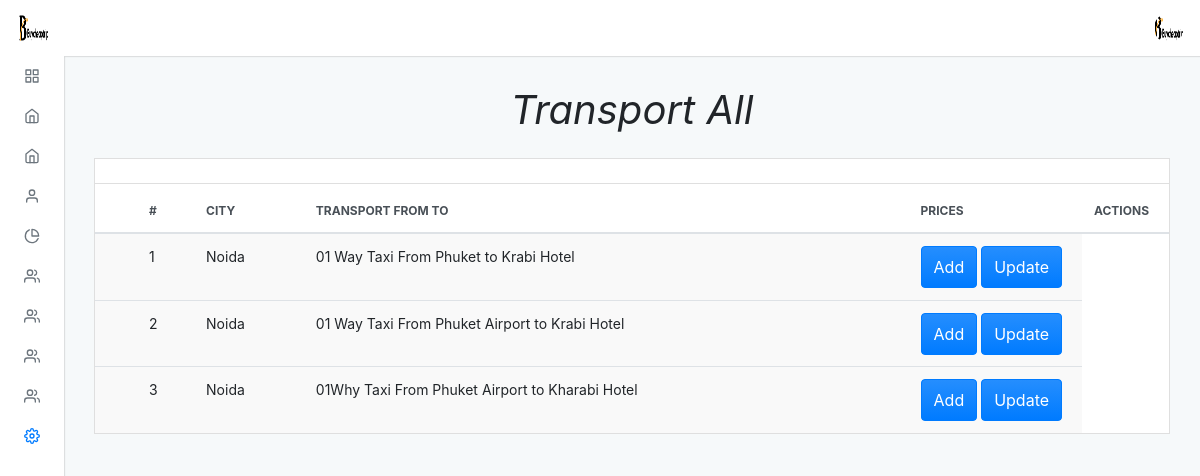
The app's page /admin/default/transport_all.php (signed in) with its own data.
### tables this page shows
CREATE TABLE `transport` (
  `trans_id` int(11) NOT NULL,
  `transport_name` varchar(150) NOT NULL,
  `prices` double NOT NULL,
  `tcity_id` int(11) NOT NULL
);

CREATE TABLE `cities` (
  `city_id` int(11) NOT NULL,
  `city_name` varchar(100) NOT NULL
);

### admin/default/transport_all.php (the view, shortened to what this page needs)
<?php
include "../../connection.php";
?>
<?php $page = "setting";
include("./incluede/header.php") ?>
<div class="adminx-content">
    <div class="adminx-main-content">
        <div class="container-fluid">
            <div class="pb-3">
                <h1><b><i>Transport All</i></b></h1>
            </div>
            <div class="row">
                <div class="col">
                    <div class="card mb-grid">
                        <div class="card-header d-flex justify-content-between align-items-center">
                        </div>
                        <div class="table-responsive-md">
                            <table class="table table-actions table-striped table-hover mb-0">
                                <thead>
                                    <tr>
                                        <th scope="col">
                                            <label class="custom-control custom-checkbox m-0 p-0">
                                            </label>
                                        </th>
                                        <th scope="col">#</th>
                                        <th scope="col">City</th>
                                        <th scope="col">Transport From To</th>
                                        <th scope="col">Prices</th>
                                        <th scope="col">Actions</th>
                                    </tr>
                                </thead>
                                <tbody>
                                    <?php
                                    $query = "SELECT transport.trans_id, transport.transport_name,transport.prices,transport.tcity_id,cities.city_name
                                    FROM transport
                                    JOIN cities ON transport.tcity_id = cities.city_id
                                    ORDER BY cities.city_name ASC";
                                    $res = mysqli_query($conn, $query);
                                    $a = 1;
                                    while ($row = mysqli_fetch_assoc($res)) {
                                    ?>
                                        <tr>
                                            <th scope="row">
                                                <label class="custom-control custom-checkbox m-0 p-0">
                                                </label>
                                            </th>
                                            <td><?php echo $a ?></td>
                                            <td><?php echo $row['city_name'] ?></td>
                                            <td><?php echo $row['transport_name'] ?></td>
                                            <td>
                                                <a href="transport_add"><button type="button" class="btn btn-primary waves-effect waves-light add">Add</button></a>
                                               <a href="transport_update?trans_id=<?php echo $row['trans_id']; ?>"><button type="button" class="btn btn-primary waves-effect waves-light add">Update</button></a>
                                            </td>
                                        <tr>
                                        <?php
                                        ++$a;
                                    }
                                        ?>
                                        <?php include("./incluede/footer.php") ?>

### admin/default/incluede/header.php (shortened to what this page needs)
<!DOCTYPE html>
<html lang="en">
<head>
  <link rel="stylesheet" type="text/css" href="./dist/css/adminx.css" media="screen" />
</head>
<body class=" virat">
  <div class="adminx-container">
    <?php
    $query = "select * from admin_login";
    $result = mysqli_query($conn, $query);
    while ($row = mysqli_fetch_assoc($result)) {
    ?>
      <nav class="navbar navbar-expand justify-content-between fixed-top virat_1">
        <a class="navbar-brand mb-0 h1 d-none d-md-block" href="admin">
          <img src="../upload/<?php echo $row['image']; ?>" class="navbar-brand-image d-inline-block align-top mr-2" class="circle" alt="">
        </a>
        <ul class="navbar-nav d-flex justify-content-end mr-2">
          <li class="nav-item dropdown">
            <a class="nav-link avatar-with-name" id="navbarDropdownMenuLink" data-toggle="dropdown" href="#">
              <img src="../upload/<?php echo $row['image']; ?>" class="d-inline-block align-top" class="rounded" alt="">
            </a>
          </li>
        </ul>
      <?php
    }
      ?>
      </nav>
      <div class="adminx-sidebar expand-hover push">
        <ul class="sidebar-nav">
          <li class="sidebar-nav-item">
            <a href="admin" class="sidebar-nav-link <?php if ($page == 'home') {
                                                      echo 'active';
                                                    } ?>">
              <span class="sidebar-nav-icon">
                <i data-feather="grid"></i>
              </span>
            </a>
          </li>
          <li class="sidebar-nav-item">
            <a class="sidebar-nav-link <?php if ($page == 'thailand') {
                                          echo 'active';
                                        } ?> collapsed" data-toggle="collapse" href="#examplepackage" aria-expanded="false" aria-controls="examplepackage">
              <span class="sidebar-nav-icon">
                <i data-feather="home"></i>
              </span>
            </a>
          </li>
          <li class="sidebar-nav-item">
            <a class="sidebar-nav-link <?php if ($page == 'slider') {
                                          echo 'active';
                                        } ?> collapsed" data-toggle="collapse" href="#example" aria-expanded="false" aria-controls="example">
              <span class="sidebar-nav-icon">
                <i data-feather="home"></i>
              </span>
            </a>
          </li>
          <li class="sidebar-nav-item">
            <a class=" sidebar-nav-link <?php if ($page == 'about') {
                                          echo 'active';
                                        } ?> collapsed" data-toggle="collapse" href="#exampl_a" aria-expanded="false" aria-controls="exampl_a">
              <span class="sidebar-nav-icon">
                <i data-feather="user"></i>
              </span>
            </a>
          </li>
          <li class="sidebar-nav-item">
            <a class=" sidebar-nav-link <?php if ($page == 'our') {
                                          echo 'active';
                                        } ?> collapsed" data-toggle="collapse" href="#examp" aria-expanded="false" aria-controls="examp">
              <span class="sidebar-nav-icon">
                <i data-feather="pie-chart"></i>
              </span>
            </a>
          </li>
          <li class="sidebar-nav-item">
            <a class=" sidebar-nav-link <?php if ($page == 'transport') {
                                          echo 'active';
                                        } ?> collapsed" data-toggle="collapse" href="#exa_team" aria-expanded="false" aria-controls="exa_team">
              <span class="sidebar-nav-icon">
                <i data-feather="users"></i>
              </span>
            </a>
          </li>
          <li class="sidebar-nav-item">
            <a class=" sidebar-nav-link <?php if ($page == 'transport') {
                                          echo 'active';
                                        } ?> collapsed" data-toggle="collapse" href="#exa_team89" aria-expanded="false" aria-controls="exa_team89">
              <span class="sidebar-nav-icon">
                <i data-feather="users"></i>
              </span>
            </a>
          </li>
          <li class="sidebar-nav-item">
            <a class=" sidebar-nav-link <?php if ($page == 'transport') {
                                          echo 'active';
                                        } ?> collapsed" data-toggle="collapse" href="#exa_team99" aria-expanded="false" aria-controls="exa_team99">
              <span class="sidebar-nav-icon">
                <i data-feather="users"></i>
              </span>
            </a>
          </li>
          <li class="sidebar-nav-item">
            <a class=" sidebar-nav-link <?php if ($page == 'users') {
                                          echo 'active';
                                        } ?> collapsed" data-toggle="collapse" href="#exa_team98" aria-expanded="false" aria-controls="exa_team98">
              <span class="sidebar-nav-icon">
                <i data-feather="users"></i>
              </span>
            </a>
          </li>
          <li class="sidebar-nav-item">
            <a class=" sidebar-nav-link <?php if ($page == 'setting') {
                                          echo 'active';
                                        } ?> collapsed" data-toggle="collapse" href="#ex" aria-expanded="false" aria-controls="ex">
              <span class="sidebar-nav-icon">
                <i data-feather="settings"></i>
              </span>
            </a>
      </div>

### admin/default/incluede/header.php (style rules this page uses)
.pb-3 { text-align: center; }

### records on screen
transport: cities.city_name "Noida", transport_name "01 Way Taxi From Phuket to Krabi Hotel"
transport: cities.city_name "Noida", transport_name "01 Way Taxi From Phuket Airport to Krabi Hotel"
transport: cities.city_name "Noida", transport_name "01Why Taxi From Phuket Airport to Kharabi Hotel"
